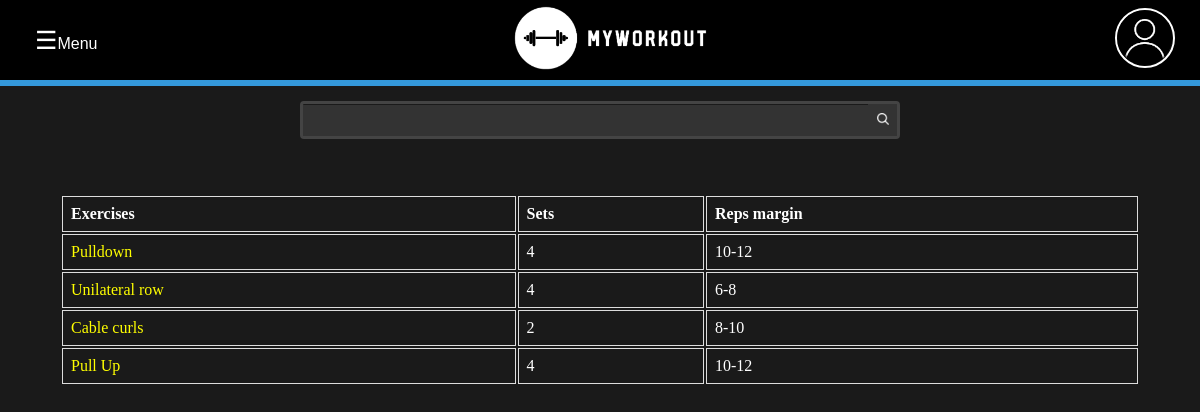
/workout/myworkout/admin-pull-day/, run on the app's committed database.
### workout/models.py (models this page shows, shortened)
class SetExerciseRelationship(models.Model):
    exercise = models.ForeignKey(Exercise, on_delete=models.CASCADE)
    sets = models.IntegerField("Qty of Sets", default=1)
    initial_margin_expected_reps = models.IntegerField("Min. of reps: (opcional)",
                                                       null=True, blank=True)
    final_margin_expected_reps = models.IntegerField("Max. of reps: (opcional)",
                                                     null=True, blank=True)
    user = models.ForeignKey(User, on_delete=models.CASCADE, default=None)
    def get_reps_margin(self):
        if self.initial_margin_expected_reps and not self.final_margin_expected_reps:
            return f"{self.initial_margin_expected_reps}"
        elif self.final_margin_expected_reps and not self.initial_margin_expected_reps:
            return f"{self.final_margin_expected_reps}"
        elif self.initial_margin_expected_reps and self.final_margin_expected_reps:
            return f"{self.initial_margin_expected_reps}-{self.final_margin_expected_reps}"
        else:
            return "0"

class Exercise(models.Model):
    EXERCISE_DIFFICULTY = (
        ("E", "Easy"),
        ("M", "Medium"),
        ("H", "Hard",),
    )
    RES_PROFILE = (
        ("Unk", "Unknown"),
        ("Asc", "Ascending"),
        ("Dow", "Downward"),
    )
    cover = models.FileField(upload_to="images/exercises/%Y/%m/%d/",
                             validators=[FileExtensionValidator(['svg'])])
    name = models.CharField("Exercise name", max_length=120)
    description = models.TextField("Exercise description")
    difficulty = models.CharField("Select the difficulty", max_length=1,
                                  choices=EXERCISE_DIFFICULTY)
    muscles = models.ManyToManyField("Muscle", related_name="Muscle",
                                     blank=True)
    muscle_group = models.ManyToManyField("MuscleGroup",
                                          related_name="MuscleGroup")
    slug = models.SlugField(unique=True, default="")
    resistance_profile = models.CharField("Resistance profile",
                                          choices=RES_PROFILE,
                                          max_length=3,
                                          blank=True)
    is_dumbell = models.BooleanField(default=False)
    is_barbell = models.BooleanField(default=False)
    is_cable = models.BooleanField(default=False)
    is_machine = models.BooleanField(default=False)
    sets = models.IntegerField("Number of sets", blank=True, default=0)
    steps = models.TextField("Steps", blank=True)
    def get_absolute_url(self):
        return reverse('workout:exercise', kwargs={"slug": self.slug})
    class Meta:
        ordering = ['name']

### workout/views/crud.py (the view)
# urls.py: path('myworkout/<slug>/', views.view_myworkout, name="myworkout"),
def view_myworkout(request, slug):
    workout = models.Workout.objects.get(slug=slug)
    context = {
        'workout': workout,
        'is_myworkout': True,
        "title": f"{workout.name} - ",
    }
    return render(request, "user/myworkout/myworkouts.html", context)

### templates/user/myworkout/myworkouts.html (shortened to what this page needs)
{% extends "base.html" %}
{% load static %}
{% block content %}
    <main class="main-content">
        {% if is_myworkout %}
        <table class="my-workouts-table">
            <thead>
              <tr>
                <th scope="col">Exercises</th>
                <th scope="col">Sets</th>
                <th scope="col">Reps margin</th>
              </tr>
            </thead>
            <tbody>
                {% for exercise in workout.set_exercise_relationships.all %}
                    <tr>
                        <td><a href="{{exercise.exercise.get_absolute_url}}">{{exercise.exercise.name}}</a></td>
                        <td>{{exercise.sets}}</td>
                        <td>{{exercise.get_reps_margin}}</td>
                    </tr>
                {% endfor %}
            </tbody>
          </table>
        {% endif %}
    </main>
{% endblock content %}

### static/css/style.css (style rules this page uses)
:root { --cor-fundo: #1a1a1a; --cor-texto: #ffffff; --cor-destaque: #3498db; --cor-sombra: #333333; --cor-fundo-secundario: #2c2c2c; --cor-texto-secundario: #cccccc; --cor-borda: #555555; }
html { height: 100%; }
body { height: 100%; padding: 0; margin: 0; color: white; background-color: #1a1a1a; overflow-y: scroll; }
.main-content { display: flex; width: 90%; margin: 40px auto; justify-content: center; }
.my-workouts-table { height: fit-content; width: 100%; }
.my-workouts-table th, td { border: 1px solid #dddddd; text-align: left; padding: 8px; }
.my-workouts-table a { color: yellow; text-decoration: solid; transition: all 0.3s ease-in-out; }

### data on the page
SetExerciseRelationship: exercise.name "Pulldown", sets "4", get_reps_margin "10-12"
SetExerciseRelationship: exercise.name "Unilateral row", sets "4", get_reps_margin "6-8"
SetExerciseRelationship: exercise.name "Cable curls", sets "2", get_reps_margin "8-10"
SetExerciseRelationship: exercise.name "Pull Up", sets "4", get_reps_margin "10-12"
